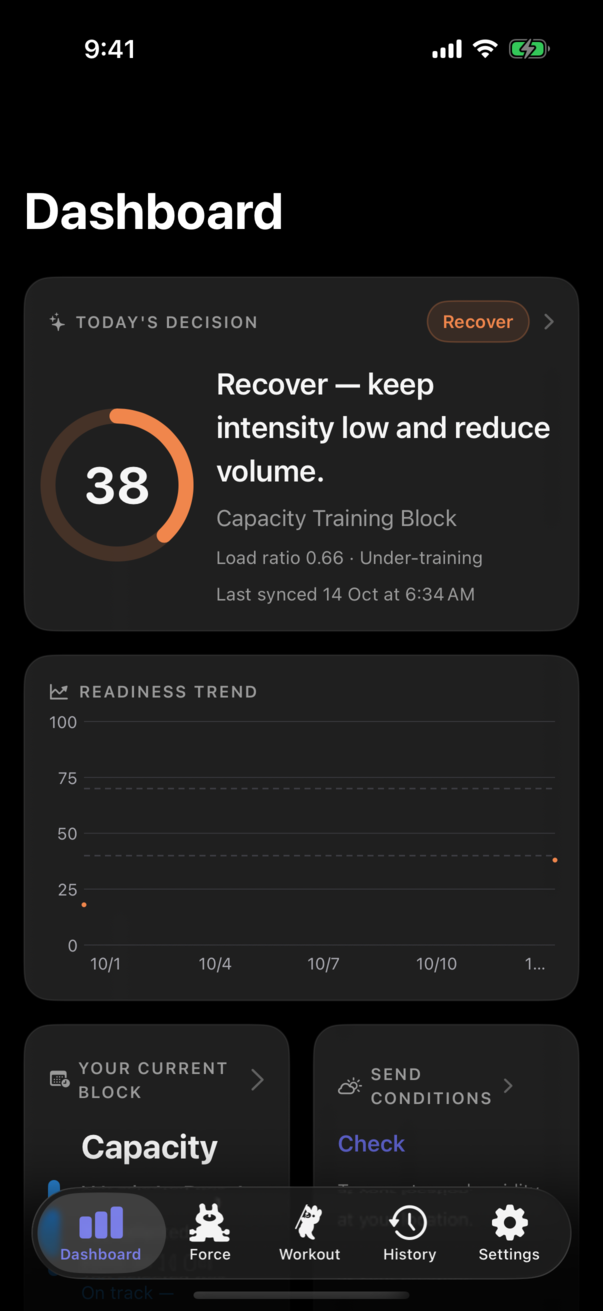
#> input picture docs/evidence/issue-1030/screens/before/17pro/before-dashboard-dark.png, 603 x 1311 px; its folder holds only this picture in this run
$ python sheets.py
#> lines starting #> are read from the running program, lines starting #| are printed output that depends on the picture
#!/usr/bin/env python3
"""#1030 (from #1028's tools) — labelled before / after / approved sheets.

Reads  docs/evidence/issue-1030/screens/{before,after}/<device>/<label>-<state>-<scheme>.png
and    the APPROVED #1028 captures, extracted from the design commit:
       git archive fc1d8ada design-output/1028/screens | tar -x -C <dir>
       python3 sheets.py <dir>/design-output/1028/screens
Writes docs/evidence/issue-1030/sheets/<device>-<state>.png
       (before | after | approved, dark then light; Watch is dark-only)

Deterministic: fixed layout, fixed font, PNG without timestamps.
"""
import os
import re
import sys

from PIL import Image, ImageDraw, ImageFont, PngImagePlugin

ROOT = os.path.abspath(os.path.join(os.path.dirname(__file__), "..", "..", "..", ".."))
BASE = os.path.join(ROOT, "docs", "evidence", "issue-1030")
SCREENS = os.path.join(BASE, "screens")
APPROVED = sys.argv[1] if len(sys.argv) > 1 else None
SHEETS = os.path.join(BASE, "sheets")

BG = (0x2A, 0x2B, 0x33)
INK = (0xF4, 0xF4, 0xF8)
MUTED = (0xB9, 0xBA, 0xC6)
TILE_W = {"17pro": 430, "se": 375, "watch": 260}
PAD = 22
HEAD = 64
CAP = 34

STATE_TITLES = {
    "force-disconnected": "Force · disconnected",
    "force-guided-idle": "Force · connected, Guided, nothing armed",
    "force-guided-armed": "Force · connected, Guided, armed",
    "force-recording": "Force · recording",
    "force-handsfree-armed": "Force · connected, Hands-free, armed (waiting for pull)",
    "force-interrupted": "Force · interrupted (F3)",
    "force-guided-armed-bottom": "Force · scrolled to end (F5)",
    "dashboard": "Dashboard · Today's decision (chalk hero)",
    "dashboard-bottom": "Dashboard · scrolled to end (F5)",
    "workout-bottom": "Workout · scrolled to end (F5)",
    "history-bottom": "History · scrolled to end (F5)",
    "settings-bottom": "Settings · scrolled to end (F5)",
    "watch-status": "Watch · Home / status",
    "watch-forceConnected-gauge": "Watch · Force gauge, connected",
    "watch-forceLive-gauge": "Watch · Force gauge, live pull",
    "watch-workoutRest": "Watch · resting, rest-target chips (P6)",
}
ORDER = list(STATE_TITLES)


def font(size, bold=False):
    for path in (
        "/System/Library/Fonts/SFNS.ttf",
        "/System/Library/Fonts/Helvetica.ttc",
    ):
        if os.path.exists(path):
            f = ImageFont.truetype(path, size)
            if bold:
                try:
                    f.set_variation_by_name("Semibold")
                except (OSError, ValueError):
                    pass
            return f
    return ImageFont.load_default()


def index(version, device, root=SCREENS):
    """{(state, scheme): path} for one version/device. Watch is dark-only."""
    folder = os.path.join(root, version, device)
    found = {}
    if not os.path.isdir(folder):
        return found
    for name in sorted(os.listdir(folder)):
        m = re.match(rf"{version}-(.+?)(?:-(dark|light))?\.png$", name)
        if m:
            found[(m.group(1), m.group(2) or "dark")] = os.path.join(folder, name)
    return found


def tile(path, width):
    img = Image.open(path).convert("RGB")
    height = round(img.height * width / img.width)
    return img.resize((width, height), Image.LANCZOS)


def save(img, path):
    os.makedirs(os.path.dirname(path), exist_ok=True)
    # Sheets are for viewing only (the measured pixels live in screens/), so a
    # 256-colour palette keeps the repo copy ~2.5x smaller with no visible loss.
    img = img.quantize(colors=256, method=Image.Quantize.MEDIANCUT, dither=Image.Dither.NONE)
    img.save(path, optimize=True, pnginfo=PngImagePlugin.PngInfo())
    print(os.path.relpath(path, ROOT))


def compare(device, state, before, after, approved):
    width = TILE_W[device]
    columns = []
    for scheme in ("dark", "light"):
        if (state, scheme) in before:
            columns.append((f"before · {scheme}", before[(state, scheme)]))
        if (state, scheme) in after:
            columns.append((f"after · {scheme}", after[(state, scheme)]))
        if (state, scheme) in approved:
            columns.append((f"approved #1028 · {scheme}", approved[(state, scheme)]))
    if not columns:
        return
    tiles = [(label, tile(path, width)) for label, path in columns]
    tile_h = max(t.height for _, t in tiles)
    sheet = Image.new("RGB", (PAD + len(tiles) * (width + PAD), HEAD + CAP + tile_h + PAD), BG)
    draw = ImageDraw.Draw(sheet)
    draw.text((PAD, 16), STATE_TITLES.get(state, state), fill=INK, font=font(26, bold=True))
    for i, (label, img) in enumerate(tiles):
        x = PAD + i * (width + PAD)
        draw.text((x, HEAD), label, fill=MUTED if label.startswith("before") else INK, font=font(19))
        sheet.paste(img, (x, HEAD + CAP))
    save(sheet, os.path.join(SHEETS, f"{device}-{state}.png"))


def main():
    devices = [d for d in ("17pro", "se", "watch") if os.path.isdir(os.path.join(SCREENS, "after", d))]
    if not devices:
        sys.exit("no screens/after/<device> folders")
    for device in devices:
        before, after = index("before", device), index("after", device)
        approved = index("after", device, APPROVED) if APPROVED else {}
        states = sorted({s for s, _ in after} | {s for s, _ in before}, key=lambda s: (ORDER + [s]).index(s))
        for state in states:
            compare(device, state, before, after, approved)
#> in compare, `tiles = [(label, tile(path, width)) for label, path in columns]`: tiles = 1 item
#> in compare, `tile_h = max(t.height for _, t in tiles)`: tile_h = 935
#> in compare, `sheet = Image.new("RGB", (PAD + len(tiles) * (width + PAD), HEAD + CAP..`:
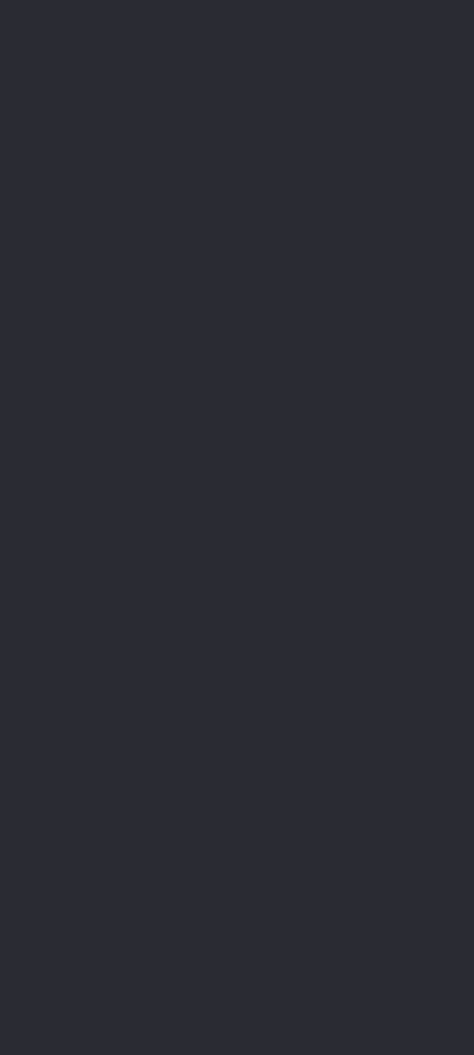
#> sheet: PIL image 474x1055 RGB; mean R, G, B 42, 43, 51
#> the loop in compare, `for i, (label, img) in enumerate(tiles):` made 1 pass
#> (label, x) on pass 1: ('before · dark', 22)
#> after the loop in compare, `for i, (label, img) in enumerate(tiles):`:
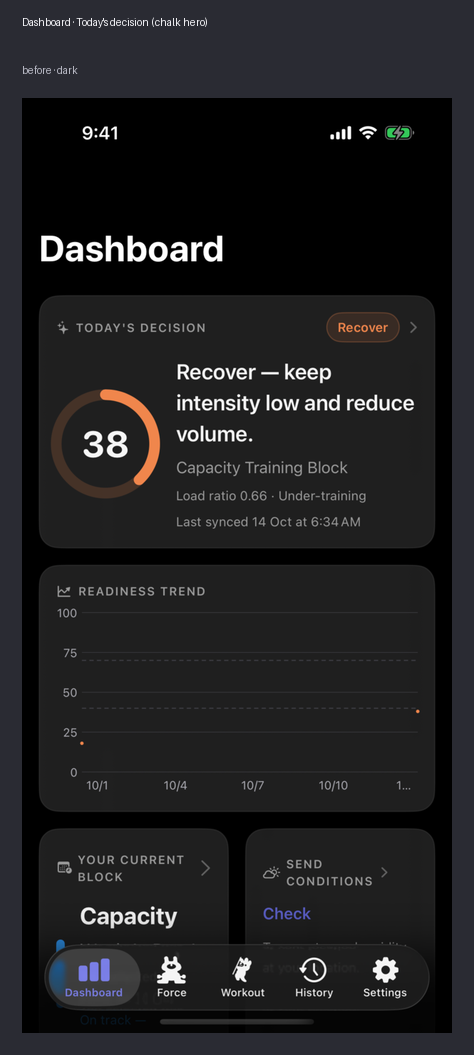
#> sheet: PIL image 474x1055 RGB; mean R, G, B 31, 30.8, 32.3
#> pass 2 of the loop in main, `for device in devices:`:
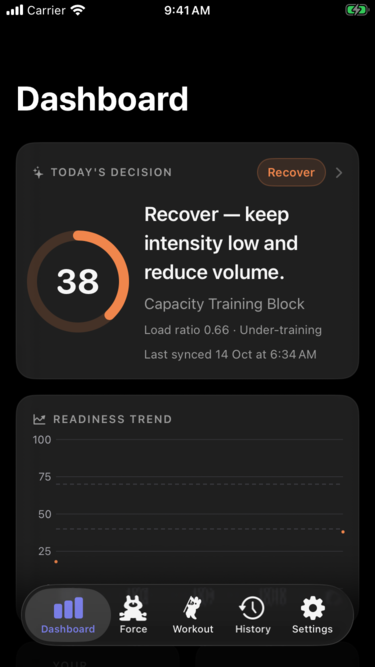
#> input picture docs/evidence/issue-1030/screens/before/se/before-dashboard-dark.png, 375 x 667 px
#> tile_h = 667
#> in compare (call 2), `sheet = Image.new("RGB", (PAD + len(tiles) * (width + PAD), HEAD + CAP..`:
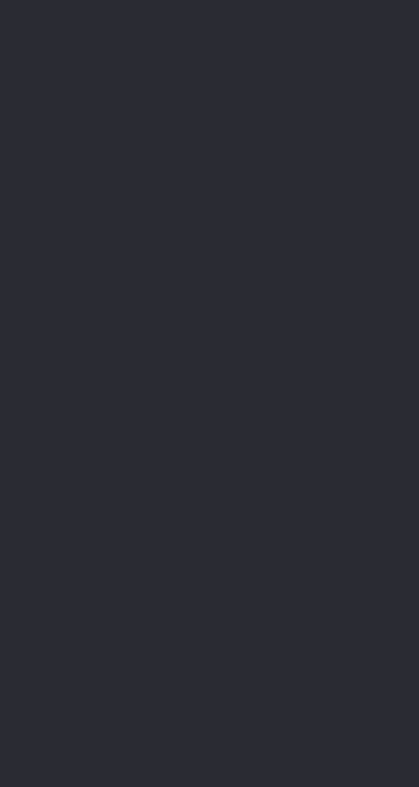
#> sheet: PIL image 419x787 RGB; mean R, G, B 42, 43, 51
#> the loop in compare (call 2), `for i, (label, img) in enumerate(tiles):` made 1 pass
#> after the loop in compare (call 2), `for i, (label, img) in enumerate(tiles):`:
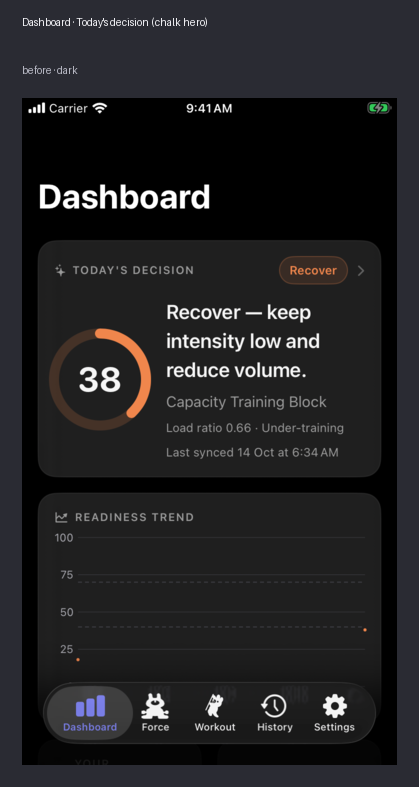
#> sheet: PIL image 419x787 RGB; mean R, G, B 33.1, 32.8, 34.6


if __name__ == "__main__":
    main()
